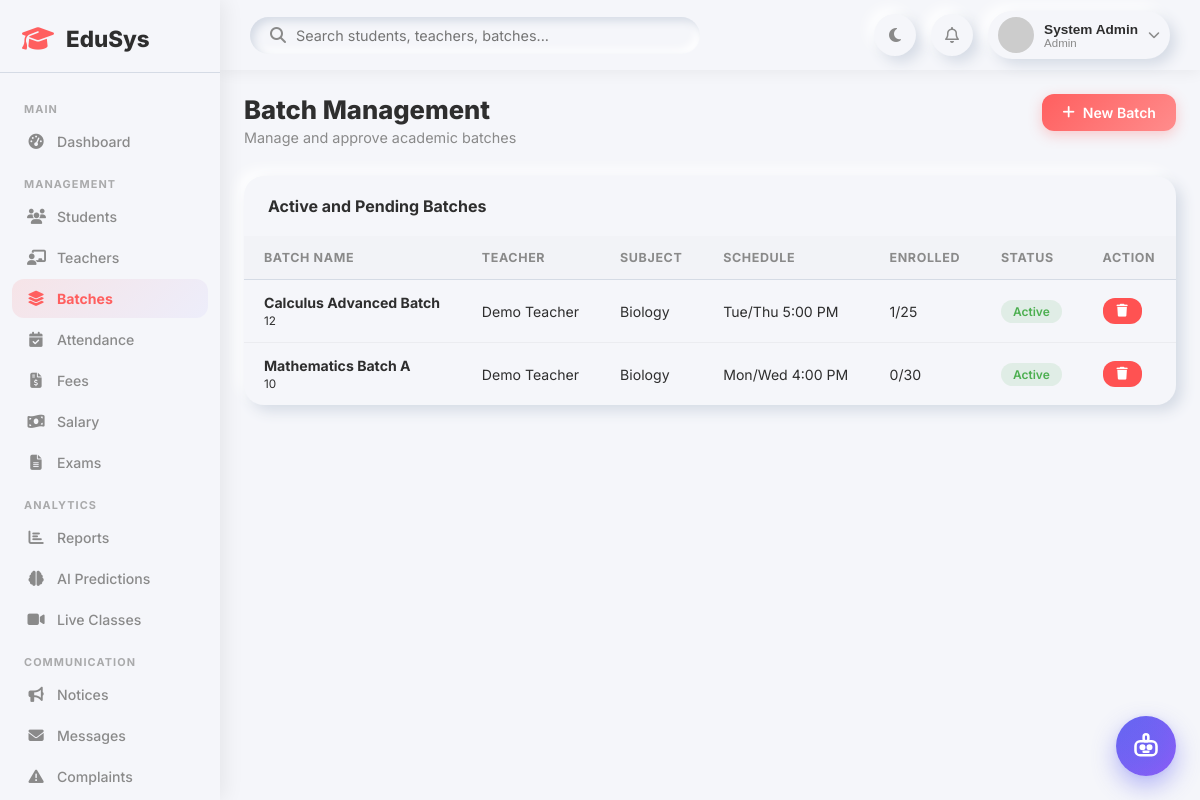
/admin/batches.php (signed in), run on the app's committed database.
### tables this page shows
CREATE TABLE `batches` (
  `id` int(11) NOT NULL,
  `name` varchar(150) NOT NULL,
  `teacher_id` int(11) DEFAULT NULL,
  `subject_id` int(11) DEFAULT NULL,
  `grade` varchar(20) DEFAULT NULL,
  `schedule` text DEFAULT NULL,
  `max_students` int(11) DEFAULT 30,
  `status` enum('active','inactive') DEFAULT 'active',
  `created_at` timestamp NOT NULL DEFAULT current_timestamp()
);

CREATE TABLE `subjects` (
  `id` int(11) NOT NULL,
  `name` varchar(100) NOT NULL,
  `code` varchar(20) DEFAULT NULL,
  `description` text DEFAULT NULL,
  `created_at` timestamp NOT NULL DEFAULT current_timestamp()
);

### admin/batches.php (the view, shortened to what this page needs)
<?php
require_once __DIR__ . '/../includes/auth.php';
$batches = $conn->query("
    SELECT b.*, u.name as teacher_name, sub.name as subject_name,
           (SELECT COUNT(*) FROM batch_students bs WHERE bs.batch_id=b.id) as enrolled
    FROM batches b
    LEFT JOIN teachers t ON b.teacher_id=t.id
    LEFT JOIN users u ON t.user_id=u.id
    LEFT JOIN subjects sub ON b.subject_id=sub.id
    ORDER BY CASE
        WHEN b.status = 'pending' OR b.status IS NULL OR b.status = '' THEN 0
        WHEN b.status = 'active' THEN 1
        ELSE 2
    END, b.id DESC
");
require_once '../includes/header.php';
?>
<div class="page-header">
    <div>
        <h1>Batch Management</h1>
        <p>Manage and approve academic batches</p>
    </div>
    <div class="page-actions">
        <button class="btn btn-primary" onclick="openModal('addBatchModal')"><i class="fa-solid fa-plus"></i> New Batch</button>
    </div>
</div>
<div class="table-card">
    <div class="table-header"><h3>Active and Pending Batches</h3></div>
    <div class="table-responsive">
        <table>
            <thead>
                <tr>
                    <th>Batch Name</th>
                    <th>Teacher</th>
                    <th>Subject</th>
                    <th>Schedule</th>
                    <th>Enrolled</th>
                    <th>Status</th>
                    <th>Action</th>
                </tr>
            </thead>
            <tbody>
                <?php if (!$batches || $batches->num_rows === 0): ?>
                <tr><td colspan="7" style="text-align:center;padding:30px;color:var(--text-secondary);">No batches found.</td></tr>
                <?php else: ?>
                <?php while ($b = $batches->fetch_assoc()):
                    $stat = trim($b['status']);
                    if ($stat === 'active') {
                        $badge = 'badge-success';
                        $stat_label = 'Active';
                    } elseif ($stat === 'rejected') {
                        $badge = 'badge-danger';
                        $stat_label = 'Rejected';
                    } else {
                        $badge = 'badge-warning';
                        $stat_label = 'Pending';
                    }
                ?>
                <tr>
                    <td><strong><?= htmlspecialchars($b['name']) ?></strong><br><small><?= htmlspecialchars($b['grade']) ?></small></td>
                    <td><?= htmlspecialchars($b['teacher_name'] ?? 'Unassigned') ?></td>
                    <td><?= htmlspecialchars($b['subject_name'] ?? '-') ?></td>
                    <td><?= htmlspecialchars($b['schedule'] ?: 'Not defined') ?></td>
                    <td><?= $b['enrolled'] ?>/<?= $b['max_students'] ?></td>
                    <td><span class="badge-pill <?= $badge ?>"><?= $stat_label ?></span></td>
                    <td>
                        <div style="display:flex;gap:5px;">
                            <form method="POST" onsubmit="return confirm('Delete batch?')" style="display:inline;">
                                <button class="btn btn-danger btn-sm" title="Delete"><i class="fa-solid fa-trash"></i></button>
                            </form>
                        </div>
                    </td>
                </tr>
                <?php endwhile; ?>
                <?php endif; ?>
            </tbody>
        </table>
    </div>
</div>
<?php require_once '../includes/footer.php'; ?>

### css/dashboard.css (style rules this page uses)
:root { --primary: #FF5F5F; --secondary: #6C63FF; --background: #F5F6FA; --text-primary: #2E2E2E; --text-secondary: #8A8A8A; --shadow-light: #ffffff; --shadow-dark: #d5dbe5; --neu: 6px 6px 14px var(--shadow-dark), -6px -6px 14px var(--shadow-light); --neu-sm: 4px 4px 8px var(--shadow-dark), -4px -4px 8px var(--shadow-light); --neu-in: inset 4px 4px 8px var(--shadow-dark), inset -4px -4px 8px var(--shadow-light); --success: #4CAF50; --danger: #FF5252; --warning: #FF9800; --info: #2196F3; --sidebar-width: 260px; }
* { margin: 0; padding: 0; box-sizing: border-box; }
body { font-family: 'Inter', sans-serif; background: var(--background); color: var(--text-primary); transition: background 0.3s, color 0.3s; }
.page-header { display: flex; justify-content: space-between; align-items: flex-start; margin-bottom: 30px; flex-wrap: wrap; gap: 15px; }
.page-header h1 { font-size: 1.6rem; font-weight: 800; }
.page-header p { color: var(--text-secondary); font-size: 0.9rem; margin-top: 4px; }
.page-actions { display: flex; gap: 12px; flex-wrap: wrap; }
.table-card { background: var(--background); border-radius: 20px; box-shadow: var(--neu); overflow: hidden; margin-bottom: 25px; }
.table-header { display: flex; justify-content: space-between; align-items: center; padding: 20px 24px; flex-wrap: wrap; gap: 10px; }
.table-header h3 { font-size: 1rem; font-weight: 700; }
.table-responsive { overflow-x: auto; }
table { width: 100%; border-collapse: collapse; }
th, td { padding: 14px 20px; text-align: left; }
th { font-size: 0.78rem; text-transform: uppercase; letter-spacing: 0.05em; color: var(--text-secondary); font-weight: 700; border-bottom: 1px solid var(--shadow-dark); background: rgba(0,0,0,0.01); }
td { font-size: 0.88rem; border-bottom: 1px solid rgba(0,0,0,0.04); }
tr:last-child td { border-bottom: none; }
.badge-pill { display: inline-block; padding: 4px 12px; border-radius: 20px; font-size: 0.75rem; font-weight: 600; }
.badge-success { background: rgba(76,175,80,0.12); color: var(--success); }
.btn { display: inline-flex; align-items: center; gap: 8px; padding: 10px 20px; border-radius: 12px; border: none; font-family: 'Inter', sans-serif; font-size: 0.88rem; font-weight: 600; cursor: pointer; transition: all 0.2s ease; text-decoration: none; }
.btn-primary { background: linear-gradient(135deg, var(--primary), #ff8c8c); color: white; box-shadow: 0 4px 14px rgba(255,95,95,0.3); }
.btn-sm { padding: 7px 14px; font-size: 0.8rem; }
.btn-danger { background: var(--danger); color: white; }

### css/responsive.css (style rules this page uses)
@media (max-width: 1200px) { :root { --sidebar-width: 220px; } }

### includes/chatbot_widget.php (style rules this page uses)
:root { --edubot-primary: #6366f1; --edubot-primary-hover: #4f46e5; --edubot-secondary: #8b5cf6; --edubot-accent: #06b6d4; --edubot-bg: #ffffff; --edubot-surface: #f8fafc; --edubot-border: #e2e8f0; --edubot-text: #1e293b; --edubot-text-muted: #64748b; --edubot-bot-bubble: #f1f5f9; --edubot-bot-text: #1e293b; --edubot-user-bubble: linear-gradient(135deg, #6366f1, #8b5cf6); --edubot-shadow: 0 20px 45px -10px rgba(99, 102, 241, 0.25), 0 10px 20px -5px rgba(0, 0, 0, 0.08); }

### data on the page
batches: name "Calculus Advanced Batch", grade "12", teacher_name "Demo Teacher", subject.name "Biology", schedule "Tue/Thu 5:00 PM", enrolled "1", max_students "25", status "Active"
batches: name "Mathematics Batch A", grade "10", teacher_name "Demo Teacher", subject.name "Biology", schedule "Mon/Wed 4:00 PM", enrolled "0", max_students "30", status "Active"

### other printed values
$name "System Admin"
$role "Admin"
